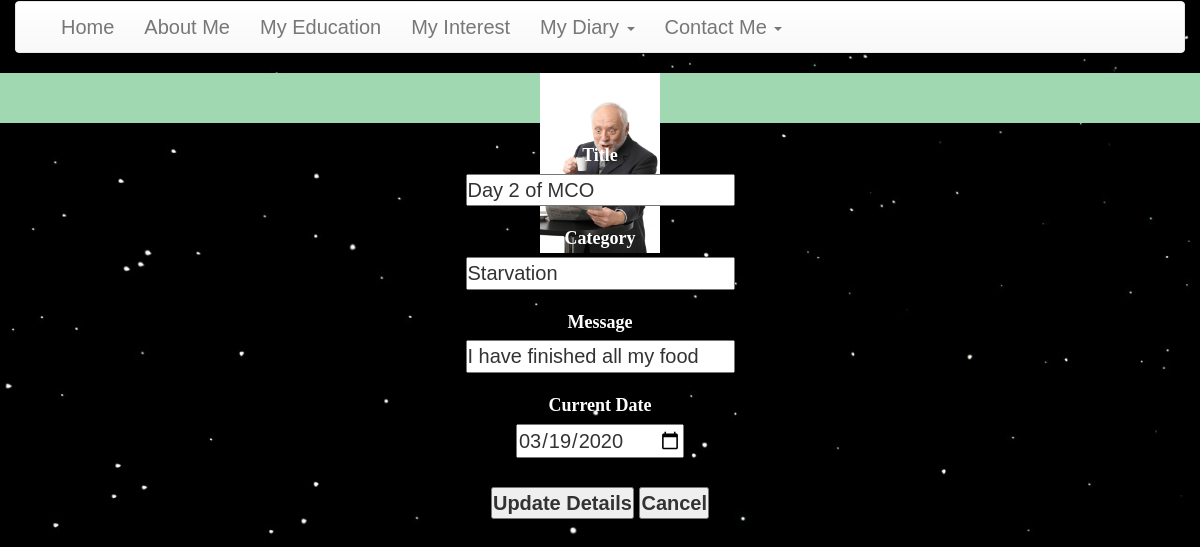
The app's page /cms/edit_diary.php?edit_id=4 with its own data.
### tables this page shows
CREATE TABLE IF NOT EXISTS `se_1703648_diary` (
  `id` int(11) NOT NULL AUTO_INCREMENT,
  `Title` varchar(255) DEFAULT NULL,
  `Category` varchar(255) DEFAULT NULL,
  `Message` text DEFAULT NULL,
  `CurrentDate` date DEFAULT current_timestamp(),
  `status` enum('0','1') DEFAULT NULL,
  PRIMARY KEY (`id`)
);

### cms/edit_diary.php (the view, shortened to what this page needs)
<?php include 'include/header.php'; ?>
<?php include 'include/nav.php'; ?>
<?php
include_once 'dbconfig.php';
if(isset($_GET['edit_id']))
{
 $sql_query="SELECT * FROM se_1703648_diary WHERE id=".$_GET['edit_id'];
 $result_set=mysqli_query($con,$sql_query);
 $fetched_row=mysqli_fetch_array($result_set,MYSQLI_ASSOC);
}
  ?>
<!DOCTYPE html PUBLIC "-//W3C//DTD XHTML 1.0 Transitional//EN" "http://www.w3.org/TR/xhtml1/DTD/xhtml1-transitional.dtd">
<html xmlns="http://www.w3.org/1999/xhtml">
<head>
<link rel="stylesheet" href="style.css" type="text/css" />
</head>
<body>
<center>
<div id="header">
 <div id="content">
<img src="/img/try.jpg" width=10%> </>
    </div>
</div>
<div class="form-container">
    <form method="post" enctype="multipart/form-data" >
            <div class="input-row">
                <label style="padding-top: 20px; color: white; font-size: 18px; font-family: Verdana;">Title</label> <br /> <input
                    type="text" class="input-field" name="Title"
                    id="Title"  value="<?php echo $fetched_row['Title'] ?>"/>
            </div>
            <div class="input-row">
                <label style="padding-top: 20px; color: white; font-size: 18px; font-family: Verdana;">Category</label> <br /> <input
                    type="text" class="input-field" name="Category"
                    id="Category" value="<?php echo $fetched_row['Category'] ?>"/>
            </div>
            <div class="input-row">
                <label style="padding-top: 20px; color: white; font-size: 18px; font-family: Verdana;">Message</label> <br /> <input
                    type="text" class="input-field" name="Message"
                    id="Message" value="<?php echo $fetched_row['Message'] ?>"/>
            </div>
            <div class="input-row">
                <label style="padding-top: 20px; color: white; font-size: 18px; font-family: Verdana;">Current Date</label> <br /> <input
                    type="date" class="input-field" name="CurrentDate"
                    id="CurrentDate" value="<?php echo $fetched_row['CurrentDate'] ?>"/>
            </div>
<br>
<button type="submit" name="btn-update"><strong>Update Details</strong></button>
    <button type="submit" name="btn-cancel"><strong>Cancel</strong></button>
    </form>
    </div>
<br>
</center>
</body>
</html>

### cms/css/styles.css (style rules this page uses)
* { margin:0; padding:0; }
body { background:#f9f9f9; font-family:"Courier New", Courier, monospace; }
#header { width:100%; height:50px; background:#A0D8B1; color:#f9f9f9; font-family:"Lucida Sans Unicode", "Lucida Grande", sans-serif; font-size:35px; text-align:center; }

### lab7_crud/style.css (style rules this page uses)
body { font-family: "Trebuchet MS", Arial, Helvetica, sans-serif; border-collapse: collapse; width: 100%; font-size: 20px; }

### cms/include/nav.php (style rules this page uses)
body { background-image: url("img/dark.jpg"); background-repeat: no-repeat; background-size: cover; }

### records on screen
se_1703648_diary: Title "Day 2 of MCO", Category "Starvation", Message "I have finished all my food", CurrentDate "03/19/2020"
